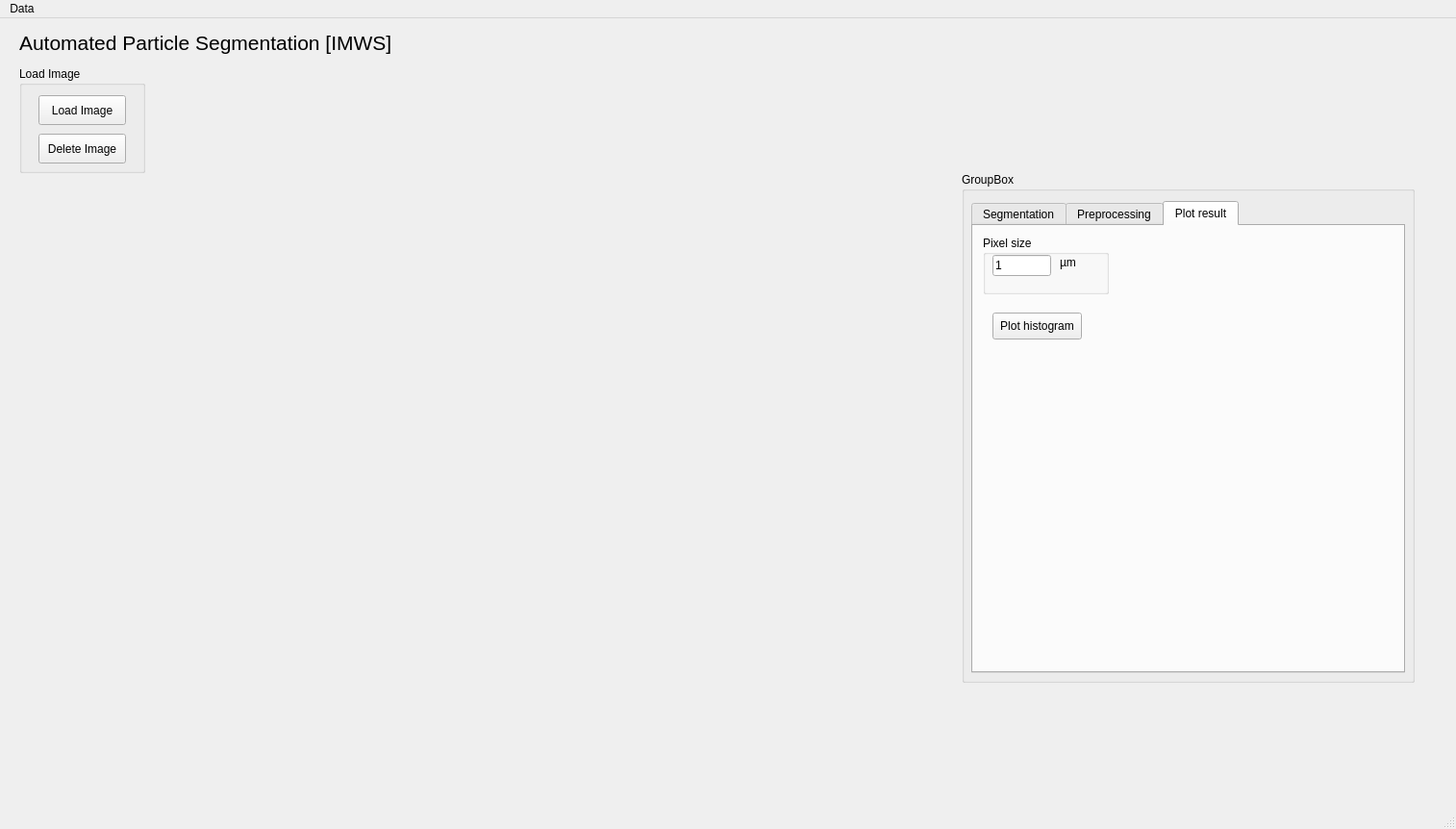
<?xml version="1.0" encoding="UTF-8"?>
<ui version="4.0">
 <class>MainWindow</class>
 <widget class="QMainWindow" name="MainWindow">
  <property name="geometry">
   <rect>
    <x>0</x>
    <y>0</y>
    <width>1514</width>
    <height>862</height>
   </rect>
  </property>
  <property name="windowTitle">
   <string>MainWindow</string>
  </property>
  <property name="styleSheet">
   <string notr="true"/>
  </property>
  <widget class="QWidget" name="centralwidget">
   <widget class="QLabel" name="label">
    <property name="geometry">
     <rect>
      <x>20</x>
      <y>10</y>
      <width>401</width>
      <height>31</height>
     </rect>
    </property>
    <property name="font">
     <font>
      <pointsize>16</pointsize>
     </font>
    </property>
    <property name="styleSheet">
     <string notr="true"/>
    </property>
    <property name="text">
     <string>Automated Particle Segmentation [IMWS]</string>
    </property>
   </widget>
   <widget class="QGroupBox" name="groupBox">
    <property name="geometry">
     <rect>
      <x>20</x>
      <y>50</y>
      <width>131</width>
      <height>111</height>
     </rect>
    </property>
    <property name="title">
     <string>Load Image</string>
    </property>
    <widget class="QPushButton" name="pb_loadImage">
     <property name="geometry">
      <rect>
       <x>20</x>
       <y>30</y>
       <width>91</width>
       <height>31</height>
      </rect>
     </property>
     <property name="text">
      <string>Load Image</string>
     </property>
    </widget>
    <widget class="QPushButton" name="pb_deleteImage">
     <property name="geometry">
      <rect>
       <x>20</x>
       <y>70</y>
       <width>91</width>
       <height>31</height>
      </rect>
     </property>
     <property name="text">
      <string>Delete Image</string>
     </property>
    </widget>
   </widget>
   <widget class="GraphicsLayoutWidget" name="graphWidget" native="true">
    <property name="geometry">
     <rect>
      <x>20</x>
      <y>170</y>
      <width>961</width>
      <height>521</height>
     </rect>
    </property>
   </widget>
   <widget class="QGroupBox" name="groupBox_2">
    <property name="geometry">
     <rect>
      <x>1000</x>
      <y>160</y>
      <width>471</width>
      <height>531</height>
     </rect>
    </property>
    <property name="title">
     <string>GroupBox</string>
    </property>
    <widget class="QTabWidget" name="tabWidget">
     <property name="geometry">
      <rect>
       <x>10</x>
       <y>30</y>
       <width>451</width>
       <height>491</height>
      </rect>
     </property>
     <property name="currentIndex">
      <number>2</number>
     </property>
     <widget class="QWidget" name="tab_1">
      <attribute name="title">
       <string>Segmentation</string>
      </attribute>
      <widget class="QComboBox" name="cb_lib">
       <property name="geometry">
        <rect>
         <x>20</x>
         <y>20</y>
         <width>111</width>
         <height>21</height>
        </rect>
       </property>
       <property name="currentText">
        <string>cuda</string>
       </property>
       <item>
        <property name="text">
         <string>cuda</string>
        </property>
       </item>
       <item>
        <property name="text">
         <string>cpu</string>
        </property>
       </item>
      </widget>
      <widget class="QPushButton" name="pb_segment">
       <property name="geometry">
        <rect>
         <x>140</x>
         <y>20</y>
         <width>111</width>
         <height>31</height>
        </rect>
       </property>
       <property name="text">
        <string>Segment</string>
       </property>
      </widget>
      <widget class="QDoubleSpinBox" name="doubleSpinBox">
       <property name="geometry">
        <rect>
         <x>250</x>
         <y>320</y>
         <width>62</width>
         <height>22</height>
        </rect>
       </property>
       <property name="maximum">
        <double>1.000000000000000</double>
       </property>
      </widget>
      <widget class="QSpinBox" name="sb_pps">
       <property name="geometry">
        <rect>
         <x>170</x>
         <y>70</y>
         <width>61</width>
         <height>22</height>
        </rect>
       </property>
       <property name="maximum">
        <number>64</number>
       </property>
       <property name="value">
        <number>32</number>
       </property>
      </widget>
      <widget class="QDoubleSpinBox" name="doubleSpinBox_2">
       <property name="geometry">
        <rect>
         <x>170</x>
         <y>310</y>
         <width>62</width>
         <height>22</height>
        </rect>
       </property>
      </widget>
      <widget class="QDoubleSpinBox" name="doubleSpinBox_3">
       <property name="geometry">
        <rect>
         <x>170</x>
         <y>340</y>
         <width>62</width>
         <height>22</height>
        </rect>
       </property>
      </widget>
      <widget class="QLabel" name="label_3">
       <property name="geometry">
        <rect>
         <x>20</x>
         <y>70</y>
         <width>121</width>
         <height>16</height>
        </rect>
       </property>
       <property name="text">
        <string>points_per_side:</string>
       </property>
      </widget>
      <widget class="QLabel" name="label_4">
       <property name="geometry">
        <rect>
         <x>20</x>
         <y>90</y>
         <width>401</width>
         <height>61</height>
        </rect>
       </property>
       <property name="text">
        <string>&lt;html&gt;&lt;head/&gt;&lt;body&gt;&lt;p&gt;The number of points to be sampled along one side of&lt;br/&gt;the image. The total number of points is points_per_side**2.&lt;/p&gt;&lt;/body&gt;&lt;/html&gt;</string>
       </property>
      </widget>
      <widget class="QLabel" name="label_5">
       <property name="geometry">
        <rect>
         <x>20</x>
         <y>160</y>
         <width>211</width>
         <height>16</height>
        </rect>
       </property>
       <property name="text">
        <string>min_mask_region_area:</string>
       </property>
      </widget>
      <widget class="QSpinBox" name="sb_pps_2">
       <property name="geometry">
        <rect>
         <x>170</x>
         <y>160</y>
         <width>61</width>
         <height>22</height>
        </rect>
       </property>
       <property name="maximum">
        <number>1000</number>
       </property>
       <property name="value">
        <number>100</number>
       </property>
      </widget>
      <widget class="QLabel" name="label_6">
       <property name="geometry">
        <rect>
         <x>20</x>
         <y>180</y>
         <width>401</width>
         <height>61</height>
        </rect>
       </property>
       <property name="text">
        <string>&lt;html&gt;&lt;head/&gt;&lt;body&gt;&lt;p&gt;If &amp;gt;0, postprocessing will be applied to remove disconnected regions&lt;br/&gt;and holes in masks with area smaller than min_mask_region_area.&lt;/p&gt;&lt;/body&gt;&lt;/html&gt;</string>
       </property>
      </widget>
      <widget class="QLabel" name="label_7">
       <property name="geometry">
        <rect>
         <x>20</x>
         <y>380</y>
         <width>411</width>
         <height>61</height>
        </rect>
       </property>
       <property name="text">
        <string>&lt;html&gt;&lt;head/&gt;&lt;body&gt;&lt;p&gt;If &amp;gt;0, mask prediction will be run again on crops of the image. Sets&lt;br/&gt;the number of layers to run, where each layer has 2**i_layer number&lt;br/&gt;of image crops&lt;/p&gt;&lt;/body&gt;&lt;/html&gt;</string>
       </property>
      </widget>
     </widget>
     <widget class="QWidget" name="tab_2">
      <attribute name="title">
       <string>Preprocessing</string>
      </attribute>
     </widget>
     <widget class="QWidget" name="tab">
      <attribute name="title">
       <string>Plot result</string>
      </attribute>
      <widget class="QPushButton" name="pb_hist">
       <property name="geometry">
        <rect>
         <x>20</x>
         <y>90</y>
         <width>93</width>
         <height>28</height>
        </rect>
       </property>
       <property name="text">
        <string>Plot histogram</string>
       </property>
      </widget>
      <widget class="QGroupBox" name="groupBox_3">
       <property name="geometry">
        <rect>
         <x>10</x>
         <y>10</y>
         <width>131</width>
         <height>61</height>
        </rect>
       </property>
       <property name="title">
        <string>Pixel size</string>
       </property>
       <widget class="QLineEdit" name="lineEdit">
        <property name="geometry">
         <rect>
          <x>10</x>
          <y>20</y>
          <width>61</width>
          <height>22</height>
         </rect>
        </property>
        <property name="text">
         <string>1</string>
        </property>
       </widget>
       <widget class="QLabel" name="label_2">
        <property name="geometry">
         <rect>
          <x>80</x>
          <y>20</y>
          <width>55</width>
          <height>16</height>
         </rect>
        </property>
        <property name="text">
         <string>µm</string>
        </property>
       </widget>
      </widget>
     </widget>
    </widget>
   </widget>
  </widget>
  <widget class="QMenuBar" name="menubar">
   <property name="geometry">
    <rect>
     <x>0</x>
     <y>0</y>
     <width>1514</width>
     <height>26</height>
    </rect>
   </property>
   <widget class="QMenu" name="menuClose">
    <property name="title">
     <string>Data</string>
    </property>
    <addaction name="actionClose"/>
   </widget>
   <addaction name="menuClose"/>
  </widget>
  <widget class="QStatusBar" name="statusbar"/>
  <action name="actionClose">
   <property name="text">
    <string>Close</string>
   </property>
  </action>
 </widget>
 <customwidgets>
  <customwidget>
   <class>GraphicsLayoutWidget</class>
   <extends>QWidget</extends>
   <header>pyqtgraph</header>
   <container>1</container>
  </customwidget>
 </customwidgets>
 <resources/>
 <connections/>
</ui>
